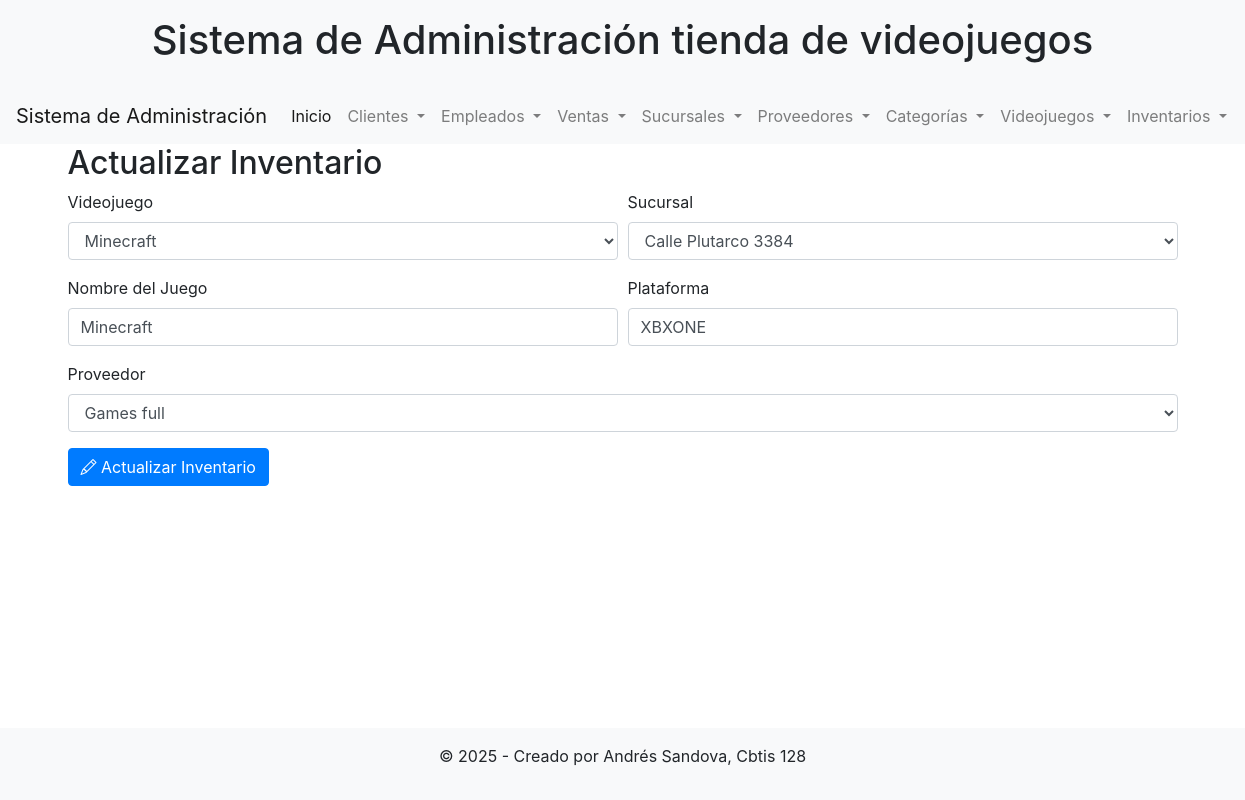
The page /actualizar_inventario/1/ on the database its author committed.
### app_Videojuegos/models.py (models this page shows, shortened)
class Inventario(models.Model):
    videojuego = models.ForeignKey(Videojuego, on_delete=models.CASCADE)
    sucursal = models.ForeignKey(Sucursal, on_delete=models.CASCADE)
    nombre_juego = models.CharField(max_length=100)
    plataforma = models.CharField(max_length=100)
    proveedor = models.ForeignKey(Proveedor, on_delete=models.CASCADE)

class Videojuego(models.Model):
    imagen = models.ImageField(upload_to='videojuegos/', blank=True, null=True)
    nombre = models.CharField(max_length=100)
    duracion = models.IntegerField()
    descripcion = models.TextField()
    ano_lanzamiento = models.IntegerField()
    compania = models.CharField(max_length=100)
    categoria = models.ForeignKey(Categoria, on_delete=models.CASCADE)

class Sucursal(models.Model):
    direccion = models.CharField(max_length=255)
    ciudad = models.CharField(max_length=100)
    pais = models.CharField(max_length=100)
    calle = models.CharField(max_length=255)
    CP = models.CharField(max_length=10)

class Proveedor(models.Model):
    nombre = models.CharField(max_length=100)
    contacto = models.CharField(max_length=100)
    telefono = models.CharField(max_length=50)

### app_Videojuegos/views.py (the view, shortened to what this page needs)
# urls.py: path('actualizar_inventario/<int:id>/', views.actualizar_inventario, name='actualizar_inventario'),
def actualizar_inventario(request, id):
    inventario = get_object_or_404(Inventario, id=id)
    videojuegos = Videojuego.objects.all()
    sucursales = Sucursal.objects.all()
    proveedores = Proveedor.objects.all()
    context = {
        'inventario': inventario,
        'videojuegos': videojuegos,
        'sucursales': sucursales,
        'proveedores': proveedores
    }
    return render(request, 'inventario/actualizar_inventario.html', context)

### app_Videojuegos/templates/inventario/actualizar_inventario.html (shortened to what this page needs)
{% extends 'cliente/base.html' %}
{% block content %}
<h2>Actualizar Inventario</h2>
<form method="POST">
    <div class="form-row">
        <div class="form-group col-md-6">
            <label for="id_videojuego">Videojuego</label>
            <select name="id_videojuego" id="id_videojuego" class="form-control" required>
                {% for vj in videojuegos %}
                <option value="{{ vj.id }}" {% if vj.id == inventario.videojuego.id %}selected{% endif %}>{{ vj.nombre }}</option>
                {% endfor %}
            </select>
        </div>
        <div class="form-group col-md-6">
            <label for="id_direccion">Sucursal</label>
            <select name="id_direccion" id="id_direccion" class="form-control" required>
                {% for suc in sucursales %}
                <option value="{{ suc.id }}" {% if suc.id == inventario.sucursal.id %}selected{% endif %}>{{ suc.direccion }}</option>
                {% endfor %}
            </select>
        </div>
    </div>
    <div class="form-row">
        <div class="form-group col-md-6">
            <label for="nombre_juego">Nombre del Juego</label>
            <input type="text" class="form-control" id="nombre_juego" name="nombre_juego" value="{{ inventario.nombre_juego }}" required>
        </div>
        <div class="form-group col-md-6">
            <label for="plataforma">Plataforma</label>
            <input type="text" class="form-control" id="plataforma" name="plataforma" value="{{ inventario.plataforma }}" required>
        </div>
    </div>
    <div class="form-group">
        <label for="proveedor">Proveedor</label>
        <select name="proveedor" id="proveedor" class="form-control" required>
            {% for prov in proveedores %}
            <option value="{{ prov.id }}" {% if prov.id == inventario.proveedor.id %}selected{% endif %}>{{ prov.nombre }}</option>
            {% endfor %}
        </select>
    </div>
    <button type="submit" class="btn btn-primary"><i class="bi bi-pencil"></i> Actualizar Inventario</button>
</form>
{% endblock %}

### rows shown on the page
Inventario: id_videojuego "Minecraft", id_direccion "Calle Plutarco 3384", nombre_juego "Minecraft", plataforma "XBXONE", proveedor "Games full"
